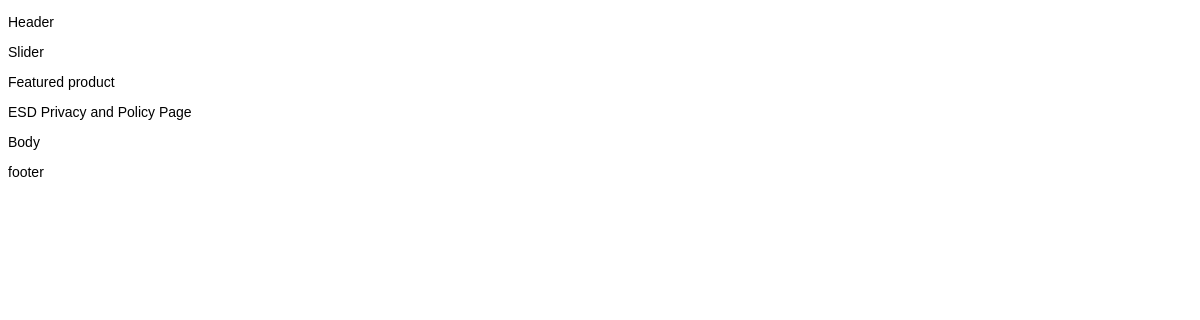
Before: / with the older database file.
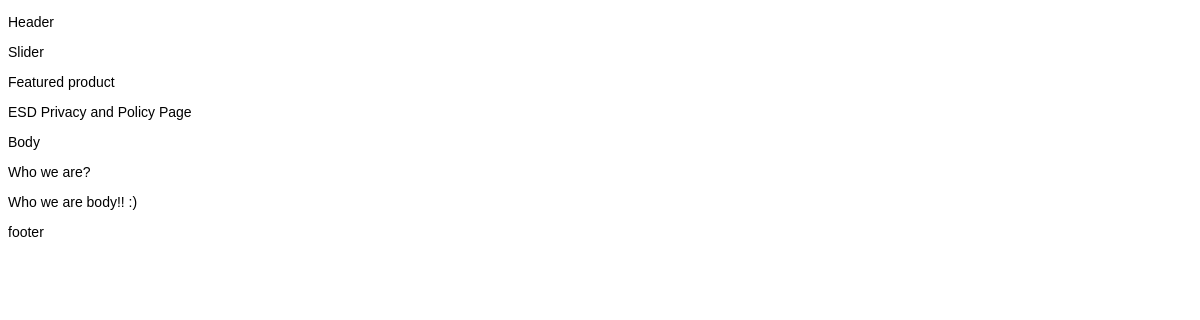
After: the same page with the newer database file.
### website/models.py (models this page shows)
class Content(models.Model):
    STATUS = (
        ('Published', 'Published'),
        ('Draft', 'Draft'),
        ('Deleted', 'Deleted'),
    )
    PAGES = (
        ('team', 'Who we are?'),
        ('privacy', 'Privacy Statements'),
        ('terms', 'Terms & Conditions'),
    )
    pages = models.CharField(max_length=16, choices=PAGES, default='Team')
    title = models.TextField(max_length=1000, default='Title')
    excerpt = models.TextField(default='Excerpt')
    body = models.TextField(default='Body')
    status = models.CharField(max_length=16, choices=STATUS, default='Draft')
    mod_date = models.DateTimeField('Date modified')

### website/views.py (the view)
# urls.py: path('', views.index, name='index'),
def index(request):
    content = Content.objects.all()
    template = loader.get_template('website/index.html')
    context = {
        'content': content
    }
    return HttpResponse(
        template.render(context, request)
    )

### templates/website/index.html
{% extends "website/base.html" %}
{% block index_page %}
{% if content %}
    {% for page in content %}
        <p>{{ page.title }}</p>
        <p>{{ page.body }}</p>
    {% endfor %}
{% else %}
    <p>No content</p>
{% endif %}
{% endblock %}

### templates/website/base.html (shortened to what this page needs)
{% load staticfiles %}
<!DOCTYPE html>
<html lang="en">
<head>
    <link rel="stylesheet" href="{% static 'css/font-awesome.min.css' %}">
    <link rel="stylesheet" href="{% static 'css/dashboard.css' %}">
</head>
<body>
    <div id="wrapper">
        <div id="header">
            <p>Header</p>
        </div>
        <div id="container">
            <div id="slider">
                <p>Slider</p>
            </div>
            <div id="featured-product">
                <p>Featured product</p>
                {% block index_page %}{% endblock %}
            </div>
        </div>
        <div id="footer">
            <p>footer</p>
        </div>
    </div>
</body>
</html>

### static/css/dashboard.css (style rules this page uses)
body { font-size: 14px; font-family: 'Trebuchet MS', 'Lucida Sans Unicode', 'Lucida Grande', 'Lucida Sans', Arial, sans-serif; }

Changed rows visible on the page:
added Content: title "Who we are?", body "Who we are body!! :)"
